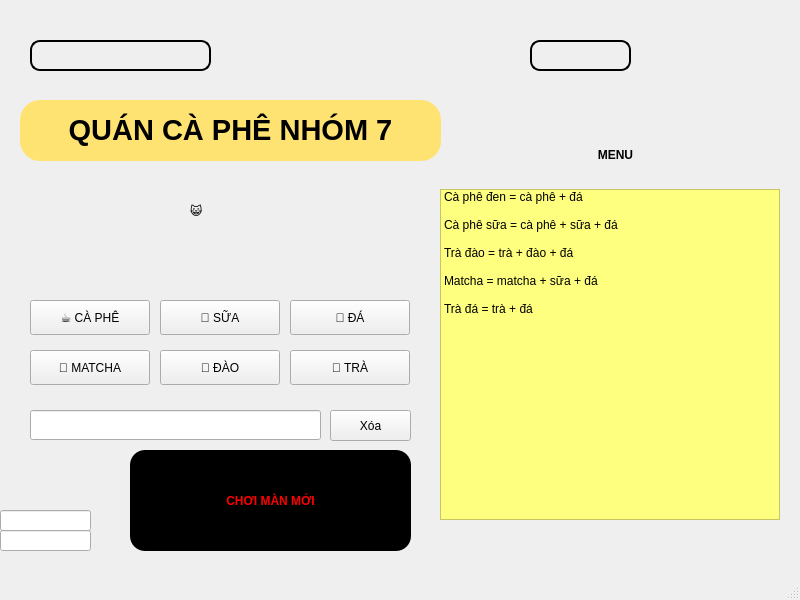
<?xml version="1.0" encoding="UTF-8"?>
<ui version="4.0">
 <class>MainWindow</class>
 <widget class="QMainWindow" name="MainWindow">
  <property name="geometry">
   <rect>
    <x>0</x>
    <y>0</y>
    <width>800</width>
    <height>600</height>
   </rect>
  </property>
  <property name="windowTitle">
   <string>Quán Cà Phê Nhóm 7</string>
  </property>
  <widget class="QWidget" name="centralwidget">
   <widget class="QLabel" name="thoi_gian">
    <property name="geometry">
     <rect>
      <x>530</x>
      <y>40</y>
      <width>101</width>
      <height>31</height>
     </rect>
    </property>
    <property name="styleSheet">
     <string notr="true">font: 75 12pt &quot;Bahnschrift&quot;;
font-weight: bold;
border: 2px solid rgb(0, 0, 0);
border-radius: 10px;</string>
    </property>
    <property name="text">
     <string/>
    </property>
   </widget>
   <widget class="QLabel" name="quan_ca_phe">
    <property name="geometry">
     <rect>
      <x>20</x>
      <y>100</y>
      <width>421</width>
      <height>61</height>
     </rect>
    </property>
    <property name="styleSheet">
     <string notr="true">font: 75 22pt &quot;MS Shell Dlg 2&quot;;
background-color: rgb(255, 227, 114);
border-radius: 20px;

</string>
    </property>
    <property name="text">
     <string>&lt;!DOCTYPE HTML PUBLIC &quot;-//W3C//DTD HTML 4.0//EN&quot; &quot;http://www.w3.org/TR/REC-html40/strict.dtd&quot;&gt;
&lt;html&gt;&lt;head&gt;&lt;meta name=&quot;qrichtext&quot; content=&quot;1&quot; /&gt;&lt;meta charset=&quot;utf-8&quot; /&gt;&lt;style type=&quot;text/css&quot;&gt;
p, li { white-space: pre-wrap; }
hr { height: 1px; border-width: 0; }
li.unchecked::marker { content: &quot;\2610&quot;; }
li.checked::marker { content: &quot;\2612&quot;; }
&lt;/style&gt;&lt;/head&gt;&lt;body style=&quot; font-family:'Times New Roman'; font-size:22pt; font-weight:75; font-style:normal; background-color: yellow;&quot;&gt;
&lt;p align=&quot;center&quot; style=&quot; margin-top:0px; margin-bottom:0px; margin-left:0px; margin-right:0px; -qt-block-indent:0; text-indent:0px;&quot;&gt;&lt;span style=&quot; font-weight:700;&quot;&gt;QUÁN CÀ PHÊ NHÓM 7&lt;/span&gt;&lt;/p&gt;&lt;/body&gt;&lt;/html&gt;</string>
    </property>
   </widget>
   <widget class="QLabel" name="con_meo">
    <property name="geometry">
     <rect>
      <x>190</x>
      <y>170</y>
      <width>111</width>
      <height>81</height>
     </rect>
    </property>
    <property name="styleSheet">
     <string notr="true">font: 75 36pt &quot;MS Shell Dlg 2&quot;;</string>
    </property>
    <property name="text">
     <string>😺</string>
    </property>
   </widget>
   <widget class="QLabel" name="menu">
    <property name="geometry">
     <rect>
      <x>540</x>
      <y>130</y>
      <width>151</width>
      <height>51</height>
     </rect>
    </property>
    <property name="styleSheet">
     <string notr="true">font: 75 30pt &quot;Bahnschrift&quot;;
font-weight: bold;
</string>
    </property>
    <property name="text">
     <string>&lt;html&gt;&lt;head/&gt;&lt;body&gt;&lt;p align=&quot;center&quot;&gt;MENU&lt;/p&gt;&lt;/body&gt;&lt;/html&gt;</string>
    </property>
   </widget>
   <widget class="QLabel" name="khach">
    <property name="geometry">
     <rect>
      <x>30</x>
      <y>40</y>
      <width>181</width>
      <height>31</height>
     </rect>
    </property>
    <property name="styleSheet">
     <string notr="true">font: 75 12pt &quot;Bahnschrift&quot;;
font-weight: bold;
border: 2px solid rgb(0, 0, 0);
border-radius: 10px;</string>
    </property>
    <property name="text">
     <string/>
    </property>
   </widget>
   <widget class="QPushButton" name="ca_phe">
    <property name="geometry">
     <rect>
      <x>30</x>
      <y>300</y>
      <width>120</width>
      <height>35</height>
     </rect>
    </property>
    <property name="styleSheet">
     <string notr="true">font: 9pt &quot;Bahnschrift&quot;;</string>
    </property>
    <property name="text">
     <string>☕ CÀ PHÊ</string>
    </property>
   </widget>
   <widget class="QPushButton" name="sua">
    <property name="geometry">
     <rect>
      <x>160</x>
      <y>300</y>
      <width>120</width>
      <height>35</height>
     </rect>
    </property>
    <property name="styleSheet">
     <string notr="true">font: 9pt &quot;Bahnschrift&quot;;</string>
    </property>
    <property name="text">
     <string>🥛 SỮA</string>
    </property>
   </widget>
   <widget class="QPushButton" name="da">
    <property name="geometry">
     <rect>
      <x>290</x>
      <y>300</y>
      <width>120</width>
      <height>35</height>
     </rect>
    </property>
    <property name="styleSheet">
     <string notr="true">font: 9pt &quot;Bahnschrift&quot;;</string>
    </property>
    <property name="text">
     <string>🧊 ĐÁ</string>
    </property>
   </widget>
   <widget class="QPushButton" name="matcha">
    <property name="geometry">
     <rect>
      <x>30</x>
      <y>350</y>
      <width>120</width>
      <height>35</height>
     </rect>
    </property>
    <property name="styleSheet">
     <string notr="true">font: 9pt &quot;Bahnschrift&quot;;</string>
    </property>
    <property name="text">
     <string>🍵 MATCHA</string>
    </property>
   </widget>
   <widget class="QPushButton" name="dao">
    <property name="geometry">
     <rect>
      <x>160</x>
      <y>350</y>
      <width>120</width>
      <height>35</height>
     </rect>
    </property>
    <property name="styleSheet">
     <string notr="true">font: 9pt &quot;Bahnschrift&quot;;</string>
    </property>
    <property name="text">
     <string>🍑 ĐÀO</string>
    </property>
   </widget>
   <widget class="QPushButton" name="tra">
    <property name="geometry">
     <rect>
      <x>290</x>
      <y>350</y>
      <width>120</width>
      <height>35</height>
     </rect>
    </property>
    <property name="styleSheet">
     <string notr="true">font: 9pt &quot;Bahnschrift&quot;;</string>
    </property>
    <property name="text">
     <string>🍃 TRÀ</string>
    </property>
   </widget>
   <widget class="QListWidget" name="listWidget">
    <property name="geometry">
     <rect>
      <x>440</x>
      <y>189</y>
      <width>340</width>
      <height>331</height>
     </rect>
    </property>
    <property name="styleSheet">
     <string notr="true">font: 75 16pt &quot;Bahnschrift&quot;;
background-color: rgb(255, 255, 127);
</string>
    </property>
    <item>
     <property name="text">
      <string>Cà phê đen = cà phê + đá</string>
     </property>
    </item>
    <item>
     <property name="text">
      <string/>
     </property>
    </item>
    <item>
     <property name="text">
      <string>Cà phê sữa = cà phê + sữa + đá</string>
     </property>
    </item>
    <item>
     <property name="text">
      <string/>
     </property>
    </item>
    <item>
     <property name="text">
      <string>Trà đào = trà + đào + đá</string>
     </property>
    </item>
    <item>
     <property name="text">
      <string/>
     </property>
    </item>
    <item>
     <property name="text">
      <string>Matcha = matcha + sữa + đá</string>
     </property>
    </item>
    <item>
     <property name="text">
      <string/>
     </property>
    </item>
    <item>
     <property name="text">
      <string>Trà đá = trà + đá</string>
     </property>
    </item>
   </widget>
   <widget class="QLineEdit" name="thanh_phan">
    <property name="geometry">
     <rect>
      <x>30</x>
      <y>410</y>
      <width>291</width>
      <height>30</height>
     </rect>
    </property>
    <property name="styleSheet">
     <string notr="true">font: 11pt &quot;MS Shell Dlg 2&quot;;</string>
    </property>
   </widget>
   <widget class="QPushButton" name="xoa">
    <property name="geometry">
     <rect>
      <x>330</x>
      <y>410</y>
      <width>81</width>
      <height>31</height>
     </rect>
    </property>
    <property name="styleSheet">
     <string notr="true">font: 9pt &quot;Bahnschrift&quot;;</string>
    </property>
    <property name="text">
     <string>Xóa</string>
    </property>
   </widget>
   <widget class="QPushButton" name="choi_man_moi">
    <property name="geometry">
     <rect>
      <x>130</x>
      <y>450</y>
      <width>281</width>
      <height>101</height>
     </rect>
    </property>
    <property name="toolTip">
     <string>&lt;html&gt;&lt;head/&gt;&lt;body&gt;&lt;p&gt;&lt;span style=&quot; font-size:16pt;&quot;&gt;CHƠI MÀN MỚI&lt;/span&gt;&lt;/p&gt;&lt;/body&gt;&lt;/html&gt;</string>
    </property>
    <property name="styleSheet">
     <string notr="true">font: 20pt &quot;Times New Roman&quot;;color: rgb(255, 0, 0);
font-weight: bold; background-color: rgb(0, 0, 0);
border-radius: 15px
</string>
    </property>
    <property name="text">
     <string>CHƠI MÀN MỚI</string>
    </property>
   </widget>
   <widget class="QLineEdit" name="diem">
    <property name="geometry">
     <rect>
      <x>0</x>
      <y>510</y>
      <width>91</width>
      <height>21</height>
     </rect>
    </property>
    <property name="text">
     <string/>
    </property>
   </widget>
   <widget class="QLineEdit" name="kyluc">
    <property name="geometry">
     <rect>
      <x>0</x>
      <y>530</y>
      <width>91</width>
      <height>21</height>
     </rect>
    </property>
    <property name="text">
     <string/>
    </property>
   </widget>
  </widget>
  <widget class="QMenuBar" name="menubar">
   <property name="geometry">
    <rect>
     <x>0</x>
     <y>0</y>
     <width>800</width>
     <height>22</height>
    </rect>
   </property>
  </widget>
  <widget class="QStatusBar" name="statusbar"/>
 </widget>
 <resources/>
 <connections/>
</ui>
